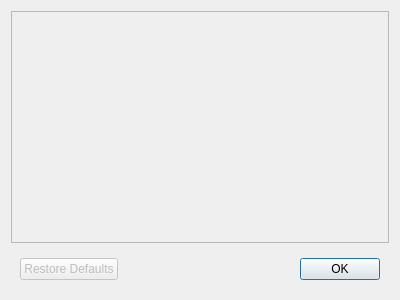
<?xml version="1.0" encoding="UTF-8"?>
<ui version="4.0">
 <class>InputsDialogBase</class>
 <widget class="QDialog" name="InputsDialogBase">
  <property name="geometry">
   <rect>
    <x>0</x>
    <y>0</y>
    <width>400</width>
    <height>300</height>
   </rect>
  </property>
  <property name="windowTitle">
   <string notr="true"/>
  </property>
  <layout class="QVBoxLayout" name="verticalLayout">
   <item>
    <widget class="QScrollArea" name="scrollArea">
     <property name="widgetResizable">
      <bool>true</bool>
     </property>
     <widget class="QWidget" name="scrollAreaWidgetContents">
      <property name="geometry">
       <rect>
        <x>0</x>
        <y>0</y>
        <width>380</width>
        <height>233</height>
       </rect>
      </property>
      <layout class="QGridLayout" name="gridLayout"/>
     </widget>
    </widget>
   </item>
   <item>
    <widget class="QWidget" name="widget" native="true">
     <property name="sizePolicy">
      <sizepolicy hsizetype="Preferred" vsizetype="Fixed">
       <horstretch>0</horstretch>
       <verstretch>0</verstretch>
      </sizepolicy>
     </property>
     <property name="layoutDirection">
      <enum>Qt::LeftToRight</enum>
     </property>
     <layout class="QHBoxLayout" name="horizontalLayout">
      <item>
       <widget class="QPushButton" name="restoreDefaultsButton">
        <property name="enabled">
         <bool>false</bool>
        </property>
        <property name="text">
         <string>Restore Defaults</string>
        </property>
       </widget>
      </item>
      <item>
       <widget class="QDialogButtonBox" name="buttonBox">
        <property name="orientation">
         <enum>Qt::Horizontal</enum>
        </property>
        <property name="standardButtons">
         <set>QDialogButtonBox::Ok</set>
        </property>
       </widget>
      </item>
     </layout>
    </widget>
   </item>
  </layout>
 </widget>
 <resources/>
 <connections>
  <connection>
   <sender>buttonBox</sender>
   <signal>accepted()</signal>
   <receiver>InputsDialogBase</receiver>
   <slot>accept()</slot>
   <hints>
    <hint type="sourcelabel">
     <x>248</x>
     <y>254</y>
    </hint>
    <hint type="destinationlabel">
     <x>157</x>
     <y>274</y>
    </hint>
   </hints>
  </connection>
  <connection>
   <sender>buttonBox</sender>
   <signal>rejected()</signal>
   <receiver>InputsDialogBase</receiver>
   <slot>reject()</slot>
   <hints>
    <hint type="sourcelabel">
     <x>316</x>
     <y>260</y>
    </hint>
    <hint type="destinationlabel">
     <x>286</x>
     <y>274</y>
    </hint>
   </hints>
  </connection>
 </connections>
</ui>
